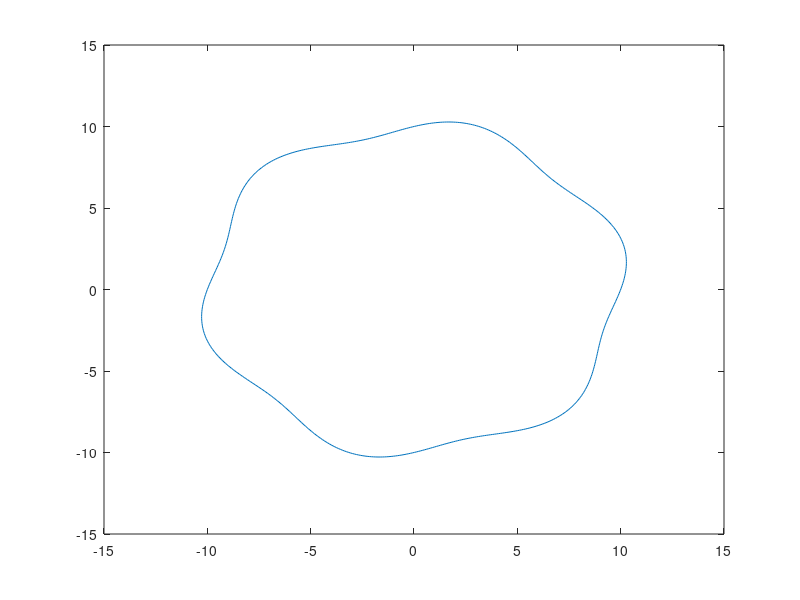
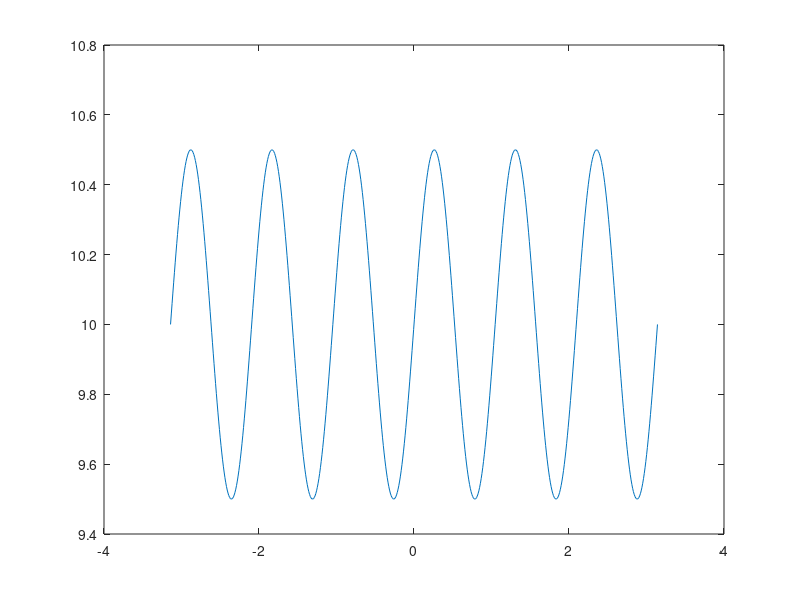
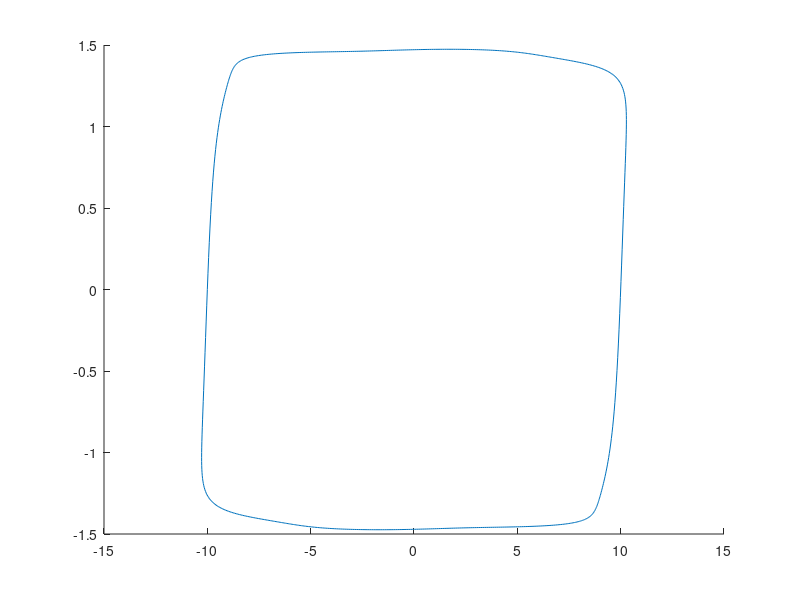

MATLAB code to generate these figures, in order:
coef = [8 2 5 1];
theta = linspace(-pi,pi,200*pi);
rho = (coef(1)+coef(2)) +0.5*sin((coef(3)+coef(4))*theta);
[x,y] = pol2cart(theta,rho);
figure(1);
plot(x,y);
figure(2);
plot(theta,rho);

dx = diff(x);
dy = diff(y);
figure(3);
hold on;
plot(x,atan(y));

hold off;


